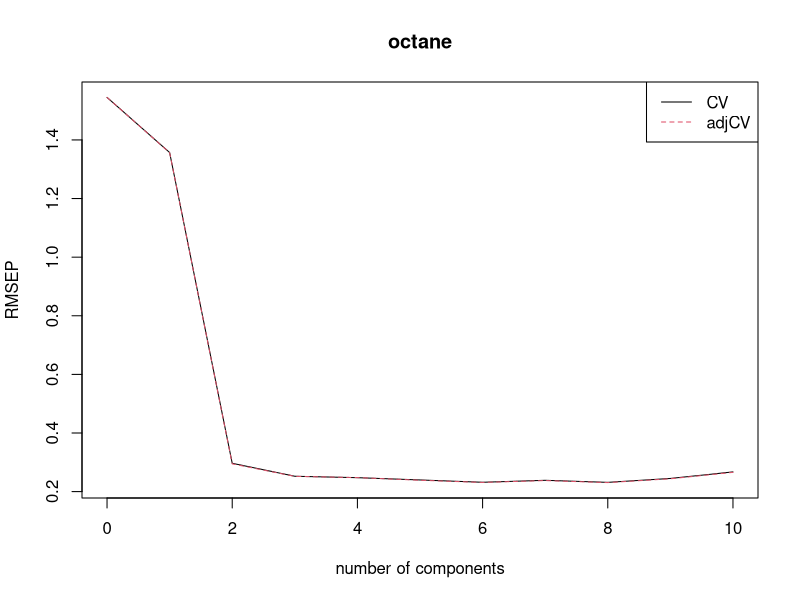
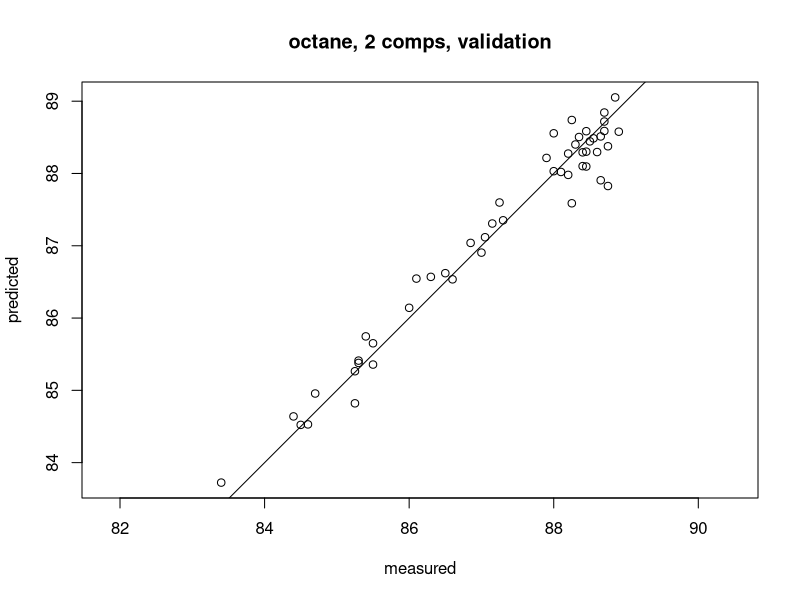
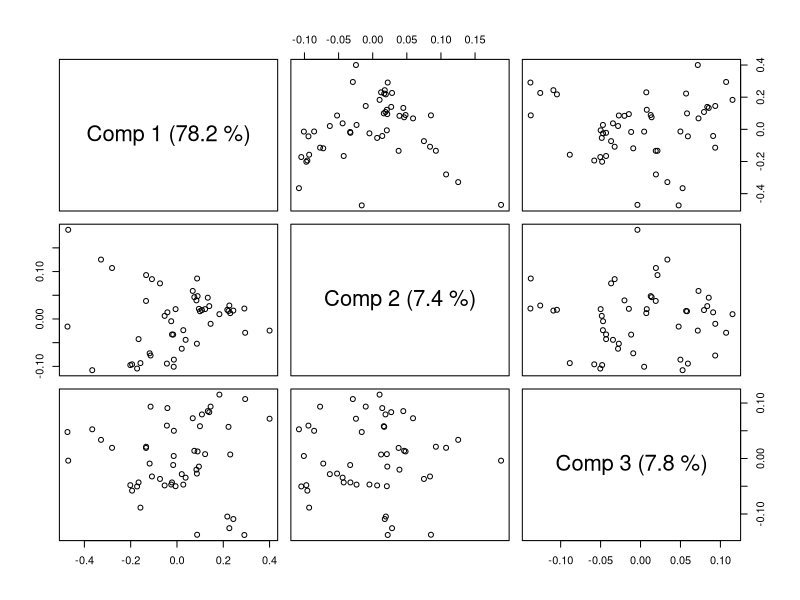

Write the R code that produced these figures, in order.
install.packages('pls')
library(pls)
data(yarn)
data("gasoline")
View(yarn)
View(gasoline)
class(yarn$NIR)

gasTrain <- gasoline[1:50,]
gasTest <- gasoline[51:60,]

gas1 <- plsr(octane ~ NIR, ncomp = 10, data = gasTrain, validation = "LOO")

summary(gas1)

plot(RMSEP(gas1), legendpos = 'topright')
plot(gas1,ncomp=2,asp=1,line=T)
plot(gas1, plottype = 'scores', comps = 1:3)

predict(gas1, ncomp = 2, newdata = gasTest)
dim(gasoline$NIR)
length(NA)
